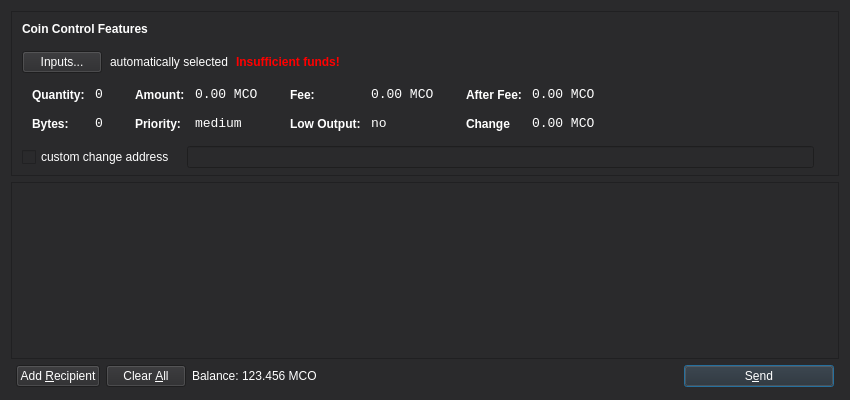
<?xml version="1.0" encoding="UTF-8"?>
<ui version="4.0">
 <class>SendCoinsDialog</class>
 <widget class="QDialog" name="SendCoinsDialog">
  <property name="geometry">
   <rect>
    <x>0</x>
    <y>0</y>
    <width>850</width>
    <height>400</height>
   </rect>
  </property>
  <property name="windowTitle">
   <string>Send Coins</string>
  </property>
  <property name="styleSheet">
   <string notr="true">background: rgb(42,42,44); color: white;</string>
  </property>
  <layout class="QVBoxLayout" name="verticalLayout" stretch="0,1,0">
   <property name="bottomMargin">
    <number>8</number>
   </property>
   <item>
    <widget class="QFrame" name="frameCoinControl">
     <property name="sizePolicy">
      <sizepolicy hsizetype="Expanding" vsizetype="Expanding">
       <horstretch>0</horstretch>
       <verstretch>0</verstretch>
      </sizepolicy>
     </property>
     <property name="maximumSize">
      <size>
       <width>16777215</width>
       <height>16777215</height>
      </size>
     </property>
     <property name="frameShape">
      <enum>QFrame::StyledPanel</enum>
     </property>
     <property name="frameShadow">
      <enum>QFrame::Sunken</enum>
     </property>
     <layout class="QVBoxLayout" name="verticalLayoutCoinControl2">
      <property name="spacing">
       <number>6</number>
      </property>
      <property name="leftMargin">
       <number>0</number>
      </property>
      <property name="topMargin">
       <number>0</number>
      </property>
      <property name="rightMargin">
       <number>0</number>
      </property>
      <property name="bottomMargin">
       <number>6</number>
      </property>
      <item>
       <layout class="QVBoxLayout" name="verticalLayoutCoinControl" stretch="0,0,0,0,1">
        <property name="spacing">
         <number>0</number>
        </property>
        <property name="leftMargin">
         <number>10</number>
        </property>
        <property name="topMargin">
         <number>10</number>
        </property>
        <item>
         <layout class="QHBoxLayout" name="horizontalLayoutCoinControl1">
          <property name="bottomMargin">
           <number>15</number>
          </property>
          <item>
           <widget class="QLabel" name="labelCoinControlFeatures">
            <property name="sizePolicy">
             <sizepolicy hsizetype="Preferred" vsizetype="Maximum">
              <horstretch>0</horstretch>
              <verstretch>0</verstretch>
             </sizepolicy>
            </property>
            <property name="font">
             <font>
              <weight>75</weight>
              <bold>true</bold>
             </font>
            </property>
            <property name="styleSheet">
             <string notr="true">font-weight:bold;</string>
            </property>
            <property name="text">
             <string>Coin Control Features</string>
            </property>
           </widget>
          </item>
         </layout>
        </item>
        <item>
         <layout class="QHBoxLayout" name="horizontalLayoutCoinControl2" stretch="0,0,0,0">
          <property name="spacing">
           <number>8</number>
          </property>
          <property name="bottomMargin">
           <number>10</number>
          </property>
          <item>
           <widget class="QPushButton" name="pushButtonCoinControl">
            <property name="styleSheet">
             <string notr="true"/>
            </property>
            <property name="text">
             <string>Inputs...</string>
            </property>
           </widget>
          </item>
          <item>
           <widget class="QLabel" name="labelCoinControlAutomaticallySelected">
            <property name="text">
             <string>automatically selected</string>
            </property>
            <property name="margin">
             <number>5</number>
            </property>
           </widget>
          </item>
          <item>
           <widget class="QLabel" name="labelCoinControlInsuffFunds">
            <property name="font">
             <font>
              <weight>75</weight>
              <bold>true</bold>
             </font>
            </property>
            <property name="styleSheet">
             <string notr="true">color:red;font-weight:bold;</string>
            </property>
            <property name="text">
             <string>Insufficient funds!</string>
            </property>
            <property name="margin">
             <number>5</number>
            </property>
           </widget>
          </item>
          <item>
           <spacer name="horizontalSpacerCoinControl">
            <property name="orientation">
             <enum>Qt::Horizontal</enum>
            </property>
            <property name="sizeHint" stdset="0">
             <size>
              <width>40</width>
              <height>1</height>
             </size>
            </property>
           </spacer>
          </item>
         </layout>
        </item>
        <item>
         <widget class="QWidget" name="widgetCoinControl" native="true">
          <property name="sizePolicy">
           <sizepolicy hsizetype="Preferred" vsizetype="Preferred">
            <horstretch>0</horstretch>
            <verstretch>0</verstretch>
           </sizepolicy>
          </property>
          <property name="minimumSize">
           <size>
            <width>0</width>
            <height>0</height>
           </size>
          </property>
          <property name="styleSheet">
           <string notr="true"/>
          </property>
          <layout class="QHBoxLayout" name="horizontalLayoutCoinControl5">
           <property name="leftMargin">
            <number>0</number>
           </property>
           <property name="topMargin">
            <number>0</number>
           </property>
           <property name="rightMargin">
            <number>0</number>
           </property>
           <property name="bottomMargin">
            <number>0</number>
           </property>
           <item>
            <layout class="QHBoxLayout" name="horizontalLayoutCoinControl3" stretch="0,0,0,1">
             <property name="spacing">
              <number>20</number>
             </property>
             <property name="topMargin">
              <number>0</number>
             </property>
             <property name="bottomMargin">
              <number>10</number>
             </property>
             <item>
              <layout class="QFormLayout" name="formLayoutCoinControl1">
               <property name="horizontalSpacing">
                <number>10</number>
               </property>
               <property name="verticalSpacing">
                <number>14</number>
               </property>
               <property name="leftMargin">
                <number>10</number>
               </property>
               <property name="topMargin">
                <number>4</number>
               </property>
               <property name="rightMargin">
                <number>6</number>
               </property>
               <item row="0" column="0">
                <widget class="QLabel" name="labelCoinControlQuantityText">
                 <property name="styleSheet">
                  <string notr="true">font-weight:bold;</string>
                 </property>
                 <property name="text">
                  <string>Quantity:</string>
                 </property>
                 <property name="margin">
                  <number>0</number>
                 </property>
                </widget>
               </item>
               <item row="0" column="1">
                <widget class="QLabel" name="labelCoinControlQuantity">
                 <property name="font">
                  <font>
                   <family>Monospace</family>
                   <pointsize>10</pointsize>
                  </font>
                 </property>
                 <property name="cursor">
                  <cursorShape>IBeamCursor</cursorShape>
                 </property>
                 <property name="contextMenuPolicy">
                  <enum>Qt::ActionsContextMenu</enum>
                 </property>
                 <property name="text">
                  <string>0</string>
                 </property>
                 <property name="margin">
                  <number>0</number>
                 </property>
                 <property name="textInteractionFlags">
                  <set>Qt::LinksAccessibleByMouse|Qt::TextSelectableByKeyboard|Qt::TextSelectableByMouse</set>
                 </property>
                </widget>
               </item>
               <item row="1" column="0">
                <widget class="QLabel" name="labelCoinControlBytesText">
                 <property name="styleSheet">
                  <string notr="true">font-weight:bold;</string>
                 </property>
                 <property name="text">
                  <string>Bytes:</string>
                 </property>
                </widget>
               </item>
               <item row="1" column="1">
                <widget class="QLabel" name="labelCoinControlBytes">
                 <property name="font">
                  <font>
                   <family>Monospace</family>
                   <pointsize>10</pointsize>
                  </font>
                 </property>
                 <property name="cursor">
                  <cursorShape>IBeamCursor</cursorShape>
                 </property>
                 <property name="contextMenuPolicy">
                  <enum>Qt::ActionsContextMenu</enum>
                 </property>
                 <property name="text">
                  <string>0</string>
                 </property>
                 <property name="textInteractionFlags">
                  <set>Qt::LinksAccessibleByMouse|Qt::TextSelectableByKeyboard|Qt::TextSelectableByMouse</set>
                 </property>
                </widget>
               </item>
              </layout>
             </item>
             <item>
              <layout class="QFormLayout" name="formLayoutCoinControl2">
               <property name="horizontalSpacing">
                <number>10</number>
               </property>
               <property name="verticalSpacing">
                <number>14</number>
               </property>
               <property name="leftMargin">
                <number>6</number>
               </property>
               <property name="topMargin">
                <number>4</number>
               </property>
               <property name="rightMargin">
                <number>6</number>
               </property>
               <item row="0" column="0">
                <widget class="QLabel" name="labelCoinControlAmountText">
                 <property name="styleSheet">
                  <string notr="true">font-weight:bold;</string>
                 </property>
                 <property name="text">
                  <string>Amount:</string>
                 </property>
                 <property name="margin">
                  <number>0</number>
                 </property>
                </widget>
               </item>
               <item row="0" column="1">
                <widget class="QLabel" name="labelCoinControlAmount">
                 <property name="font">
                  <font>
                   <family>Monospace</family>
                   <pointsize>10</pointsize>
                  </font>
                 </property>
                 <property name="cursor">
                  <cursorShape>IBeamCursor</cursorShape>
                 </property>
                 <property name="contextMenuPolicy">
                  <enum>Qt::ActionsContextMenu</enum>
                 </property>
                 <property name="text">
                  <string notr="true">0.00 MCO</string>
                 </property>
                 <property name="textInteractionFlags">
                  <set>Qt::LinksAccessibleByMouse|Qt::TextSelectableByKeyboard|Qt::TextSelectableByMouse</set>
                 </property>
                </widget>
               </item>
               <item row="1" column="0">
                <widget class="QLabel" name="labelCoinControlPriorityText">
                 <property name="styleSheet">
                  <string notr="true">font-weight:bold;</string>
                 </property>
                 <property name="text">
                  <string>Priority:</string>
                 </property>
                </widget>
               </item>
               <item row="1" column="1">
                <widget class="QLabel" name="labelCoinControlPriority">
                 <property name="font">
                  <font>
                   <family>Monospace</family>
                   <pointsize>10</pointsize>
                  </font>
                 </property>
                 <property name="cursor">
                  <cursorShape>IBeamCursor</cursorShape>
                 </property>
                 <property name="contextMenuPolicy">
                  <enum>Qt::ActionsContextMenu</enum>
                 </property>
                 <property name="text">
                  <string>medium</string>
                 </property>
                 <property name="textInteractionFlags">
                  <set>Qt::LinksAccessibleByMouse|Qt::TextSelectableByKeyboard|Qt::TextSelectableByMouse</set>
                 </property>
                </widget>
               </item>
              </layout>
             </item>
             <item>
              <layout class="QFormLayout" name="formLayoutCoinControl3">
               <property name="horizontalSpacing">
                <number>10</number>
               </property>
               <property name="verticalSpacing">
                <number>14</number>
               </property>
               <property name="leftMargin">
                <number>6</number>
               </property>
               <property name="topMargin">
                <number>4</number>
               </property>
               <property name="rightMargin">
                <number>6</number>
               </property>
               <item row="0" column="0">
                <widget class="QLabel" name="labelCoinControlFeeText">
                 <property name="styleSheet">
                  <string notr="true">font-weight:bold;</string>
                 </property>
                 <property name="text">
                  <string>Fee:</string>
                 </property>
                 <property name="margin">
                  <number>0</number>
                 </property>
                </widget>
               </item>
               <item row="0" column="1">
                <widget class="QLabel" name="labelCoinControlFee">
                 <property name="font">
                  <font>
                   <family>Monospace</family>
                   <pointsize>10</pointsize>
                  </font>
                 </property>
                 <property name="cursor">
                  <cursorShape>IBeamCursor</cursorShape>
                 </property>
                 <property name="contextMenuPolicy">
                  <enum>Qt::ActionsContextMenu</enum>
                 </property>
                 <property name="text">
                  <string notr="true">0.00 MCO</string>
                 </property>
                 <property name="textInteractionFlags">
                  <set>Qt::LinksAccessibleByMouse|Qt::TextSelectableByKeyboard|Qt::TextSelectableByMouse</set>
                 </property>
                </widget>
               </item>
               <item row="1" column="0">
                <widget class="QLabel" name="labelCoinControlLowOutputText">
                 <property name="styleSheet">
                  <string notr="true">font-weight:bold;</string>
                 </property>
                 <property name="text">
                  <string>Low Output:</string>
                 </property>
                </widget>
               </item>
               <item row="1" column="1">
                <widget class="QLabel" name="labelCoinControlLowOutput">
                 <property name="font">
                  <font>
                   <family>Monospace</family>
                   <pointsize>10</pointsize>
                  </font>
                 </property>
                 <property name="cursor">
                  <cursorShape>IBeamCursor</cursorShape>
                 </property>
                 <property name="contextMenuPolicy">
                  <enum>Qt::ActionsContextMenu</enum>
                 </property>
                 <property name="text">
                  <string>no</string>
                 </property>
                 <property name="textInteractionFlags">
                  <set>Qt::LinksAccessibleByMouse|Qt::TextSelectableByKeyboard|Qt::TextSelectableByMouse</set>
                 </property>
                </widget>
               </item>
              </layout>
             </item>
             <item>
              <layout class="QFormLayout" name="formLayoutCoinControl4">
               <property name="horizontalSpacing">
                <number>10</number>
               </property>
               <property name="verticalSpacing">
                <number>14</number>
               </property>
               <property name="leftMargin">
                <number>6</number>
               </property>
               <property name="topMargin">
                <number>4</number>
               </property>
               <property name="rightMargin">
                <number>6</number>
               </property>
               <item row="0" column="0">
                <widget class="QLabel" name="labelCoinControlAfterFeeText">
                 <property name="styleSheet">
                  <string notr="true">font-weight:bold;</string>
                 </property>
                 <property name="text">
                  <string>After Fee:</string>
                 </property>
                 <property name="margin">
                  <number>0</number>
                 </property>
                </widget>
               </item>
               <item row="0" column="1">
                <widget class="QLabel" name="labelCoinControlAfterFee">
                 <property name="font">
                  <font>
                   <family>Monospace</family>
                   <pointsize>10</pointsize>
                  </font>
                 </property>
                 <property name="cursor">
                  <cursorShape>IBeamCursor</cursorShape>
                 </property>
                 <property name="contextMenuPolicy">
                  <enum>Qt::ActionsContextMenu</enum>
                 </property>
                 <property name="text">
                  <string notr="true">0.00 MCO</string>
                 </property>
                 <property name="textInteractionFlags">
                  <set>Qt::LinksAccessibleByMouse|Qt::TextSelectableByKeyboard|Qt::TextSelectableByMouse</set>
                 </property>
                </widget>
               </item>
               <item row="1" column="0">
                <widget class="QLabel" name="labelCoinControlChangeText">
                 <property name="styleSheet">
                  <string notr="true">font-weight:bold;</string>
                 </property>
                 <property name="text">
                  <string>Change</string>
                 </property>
                </widget>
               </item>
               <item row="1" column="1">
                <widget class="QLabel" name="labelCoinControlChange">
                 <property name="font">
                  <font>
                   <family>Monospace</family>
                   <pointsize>10</pointsize>
                  </font>
                 </property>
                 <property name="cursor">
                  <cursorShape>IBeamCursor</cursorShape>
                 </property>
                 <property name="contextMenuPolicy">
                  <enum>Qt::ActionsContextMenu</enum>
                 </property>
                 <property name="text">
                  <string notr="true">0.00 MCO</string>
                 </property>
                 <property name="textInteractionFlags">
                  <set>Qt::LinksAccessibleByMouse|Qt::TextSelectableByKeyboard|Qt::TextSelectableByMouse</set>
                 </property>
                </widget>
               </item>
              </layout>
             </item>
            </layout>
           </item>
          </layout>
         </widget>
        </item>
        <item>
         <layout class="QHBoxLayout" name="horizontalLayoutCoinControl4" stretch="0,0,0">
          <property name="spacing">
           <number>12</number>
          </property>
          <property name="sizeConstraint">
           <enum>QLayout::SetDefaultConstraint</enum>
          </property>
          <property name="topMargin">
           <number>5</number>
          </property>
          <property name="rightMargin">
           <number>5</number>
          </property>
          <item>
           <widget class="QCheckBox" name="checkBoxCoinControlChange">
            <property name="text">
             <string>custom change address</string>
            </property>
           </widget>
          </item>
          <item>
           <widget class="QLineEdit" name="lineEditCoinControlChange">
            <property name="enabled">
             <bool>false</bool>
            </property>
            <property name="sizePolicy">
             <sizepolicy hsizetype="Expanding" vsizetype="Fixed">
              <horstretch>0</horstretch>
              <verstretch>0</verstretch>
             </sizepolicy>
            </property>
           </widget>
          </item>
          <item>
           <widget class="QLabel" name="labelCoinControlChangeLabel">
            <property name="sizePolicy">
             <sizepolicy hsizetype="Preferred" vsizetype="Expanding">
              <horstretch>0</horstretch>
              <verstretch>0</verstretch>
             </sizepolicy>
            </property>
            <property name="minimumSize">
             <size>
              <width>0</width>
              <height>0</height>
             </size>
            </property>
            <property name="text">
             <string/>
            </property>
            <property name="margin">
             <number>3</number>
            </property>
           </widget>
          </item>
         </layout>
        </item>
        <item>
         <spacer name="verticalSpacerCoinControl">
          <property name="orientation">
           <enum>Qt::Vertical</enum>
          </property>
          <property name="sizeHint" stdset="0">
           <size>
            <width>800</width>
            <height>1</height>
           </size>
          </property>
         </spacer>
        </item>
       </layout>
      </item>
     </layout>
    </widget>
   </item>
   <item>
    <widget class="QScrollArea" name="scrollArea">
     <property name="styleSheet">
      <string notr="true">s</string>
     </property>
     <property name="widgetResizable">
      <bool>true</bool>
     </property>
     <widget class="QWidget" name="scrollAreaWidgetContents">
      <property name="geometry">
       <rect>
        <x>0</x>
        <y>0</y>
        <width>830</width>
        <height>143</height>
       </rect>
      </property>
      <layout class="QVBoxLayout" name="verticalLayout_2">
       <property name="leftMargin">
        <number>0</number>
       </property>
       <property name="topMargin">
        <number>0</number>
       </property>
       <property name="rightMargin">
        <number>0</number>
       </property>
       <property name="bottomMargin">
        <number>0</number>
       </property>
       <item>
        <layout class="QVBoxLayout" name="entries">
         <property name="spacing">
          <number>6</number>
         </property>
        </layout>
       </item>
       <item>
        <spacer name="verticalSpacer">
         <property name="orientation">
          <enum>Qt::Vertical</enum>
         </property>
         <property name="sizeHint" stdset="0">
          <size>
           <width>20</width>
           <height>40</height>
          </size>
         </property>
        </spacer>
       </item>
      </layout>
     </widget>
    </widget>
   </item>
   <item>
    <layout class="QHBoxLayout" name="horizontalLayout">
     <property name="leftMargin">
      <number>5</number>
     </property>
     <property name="rightMargin">
      <number>5</number>
     </property>
     <property name="bottomMargin">
      <number>5</number>
     </property>
     <item>
      <widget class="QPushButton" name="addButton">
       <property name="toolTip">
        <string>Send to multiple recipients at once</string>
       </property>
       <property name="text">
        <string>Add &amp;Recipient</string>
       </property>
       <property name="autoDefault">
        <bool>false</bool>
       </property>
      </widget>
     </item>
     <item>
      <widget class="QPushButton" name="clearButton">
       <property name="sizePolicy">
        <sizepolicy hsizetype="Minimum" vsizetype="Fixed">
         <horstretch>0</horstretch>
         <verstretch>0</verstretch>
        </sizepolicy>
       </property>
       <property name="toolTip">
        <string>Remove all transaction fields</string>
       </property>
       <property name="text">
        <string>Clear &amp;All</string>
       </property>
       <property name="autoRepeatDelay">
        <number>300</number>
       </property>
       <property name="autoDefault">
        <bool>false</bool>
       </property>
      </widget>
     </item>
     <item>
      <layout class="QHBoxLayout" name="horizontalLayout_2">
       <property name="spacing">
        <number>3</number>
       </property>
       <item>
        <widget class="QLabel" name="label">
         <property name="sizePolicy">
          <sizepolicy hsizetype="Preferred" vsizetype="Fixed">
           <horstretch>0</horstretch>
           <verstretch>0</verstretch>
          </sizepolicy>
         </property>
         <property name="text">
          <string>Balance:</string>
         </property>
        </widget>
       </item>
       <item>
        <widget class="QLabel" name="labelBalance">
         <property name="sizePolicy">
          <sizepolicy hsizetype="Preferred" vsizetype="Fixed">
           <horstretch>0</horstretch>
           <verstretch>0</verstretch>
          </sizepolicy>
         </property>
         <property name="cursor">
          <cursorShape>IBeamCursor</cursorShape>
         </property>
         <property name="text">
          <string notr="true">123.456 MCO</string>
         </property>
         <property name="textInteractionFlags">
          <set>Qt::LinksAccessibleByMouse|Qt::TextSelectableByKeyboard|Qt::TextSelectableByMouse</set>
         </property>
        </widget>
       </item>
      </layout>
     </item>
     <item>
      <spacer name="horizontalSpacer">
       <property name="orientation">
        <enum>Qt::Horizontal</enum>
       </property>
       <property name="sizeHint" stdset="0">
        <size>
         <width>40</width>
         <height>20</height>
        </size>
       </property>
      </spacer>
     </item>
     <item>
      <widget class="QPushButton" name="sendButton">
       <property name="minimumSize">
        <size>
         <width>150</width>
         <height>0</height>
        </size>
       </property>
       <property name="toolTip">
        <string>Confirm the send action</string>
       </property>
       <property name="text">
        <string>S&amp;end</string>
       </property>
       <property name="icon">
        <iconset resource="../bitcoin.qrc">
         <normaloff>:/icons/send</normaloff>:/icons/send</iconset>
       </property>
       <property name="default">
        <bool>true</bool>
       </property>
      </widget>
     </item>
    </layout>
   </item>
  </layout>
 </widget>
 <resources>
  <include location="../bitcoin.qrc"/>
 </resources>
 <connections/>
</ui>
